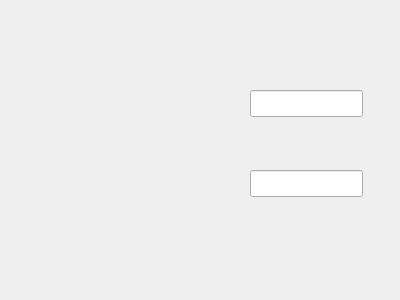
<?xml version="1.0" encoding="UTF-8"?>
<ui version="4.0">
 <class>Form</class>
 <widget class="QWidget" name="Form">
  <property name="geometry">
   <rect>
    <x>0</x>
    <y>0</y>
    <width>400</width>
    <height>300</height>
   </rect>
  </property>
  <property name="windowTitle">
   <string>Form</string>
  </property>
  <widget class="QLineEdit" name="lineEdit1">
   <property name="geometry">
    <rect>
     <x>250</x>
     <y>90</y>
     <width>113</width>
     <height>27</height>
    </rect>
   </property>
  </widget>
  <widget class="QLineEdit" name="lineEdit2">
   <property name="geometry">
    <rect>
     <x>250</x>
     <y>170</y>
     <width>113</width>
     <height>27</height>
    </rect>
   </property>
  </widget>
 </widget>
 <resources/>
 <connections/>
</ui>
